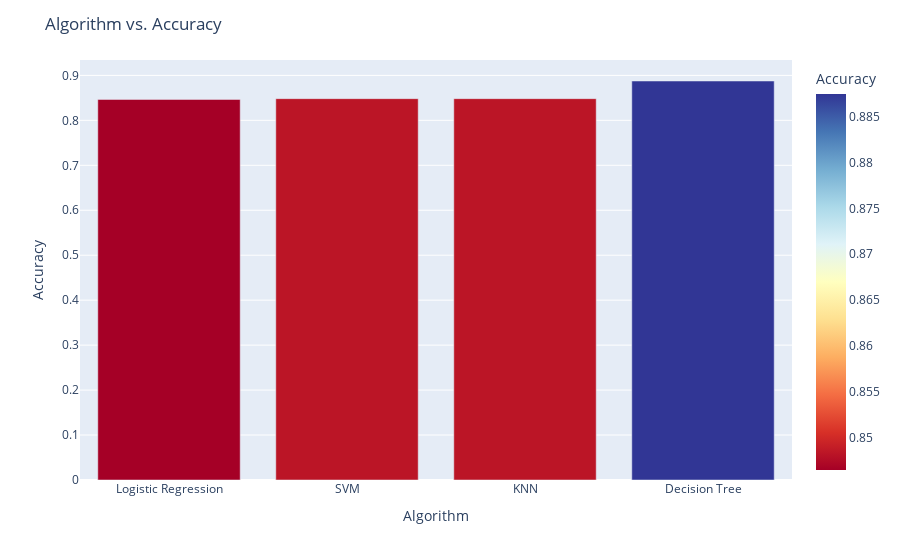

The code cell stored with this chart in its notebook:
### Code cell
import plotly.express as px
import plotly.graph_objects as go

fig = px.bar(algo_df, x='Algorithm', y='Accuracy', hover_data=['Algorithm', 'Accuracy'], color='Accuracy', color_continuous_scale='rdylbu')
fig.update_layout(title='Algorithm vs. Accuracy', xaxis_title='Algorithm', yaxis_title='Accuracy' )
fig.show()

### Figure 1 — Plotly figure (JSON) as saved in the notebook; plotly's stock layout.template omitted (floating-point values rounded to 4 significant figures)
{"data": [{"alignmentgroup": "True", "hovertemplate": "Algorithm=%{x}<br>Accuracy=%{marker.color}<extra></extra>", "legendgroup": "", "marker": {"color": [0.8464, 0.8482, 0.8482, 0.8875], "coloraxis": "coloraxis", "pattern": {"shape": ""}}, "name": "", "offsetgroup": "", "orientation": "v", "showlegend": false, "textposition": "auto", "x": ["Logistic Regression", "SVM", "KNN", "Decision Tree"], "xaxis": "x", "y": [0.8464, 0.8482, 0.8482, 0.8875], "yaxis": "y", "type": "bar"}], "layout": {"xaxis": {"anchor": "y", "domain": [0, 1], "title": {"text": "Algorithm"}, "type": "category", "range": [-0.5, 3.5], "autorange": true}, "yaxis": {"anchor": "x", "domain": [0, 1], "title": {"text": "Accuracy"}, "type": "linear", "range": [0, 0.9342], "autorange": true}, "coloraxis": {"colorbar": {"title": {"text": "Accuracy"}}, "colorscale": [[0, "rgb(165,0,38)"], [0.1, "rgb(215,48,39)"], [0.2, "rgb(244,109,67)"], [0.3, "rgb(253,174,97)"], [0.4, "rgb(254,224,144)"], [0.5, "rgb(255,255,191)"], [0.6, "rgb(224,243,248)"], [0.7, "rgb(171,217,233)"], [0.8, "rgb(116,173,209)"], [0.9, "rgb(69,117,180)"], [1, "rgb(49,54,149)"]]}, "legend": {"tracegroupgap": 0}, "margin": {"t": 60}, "barmode": "relative", "title": {"text": "Algorithm vs. Accuracy"}, "autosize": true}}
